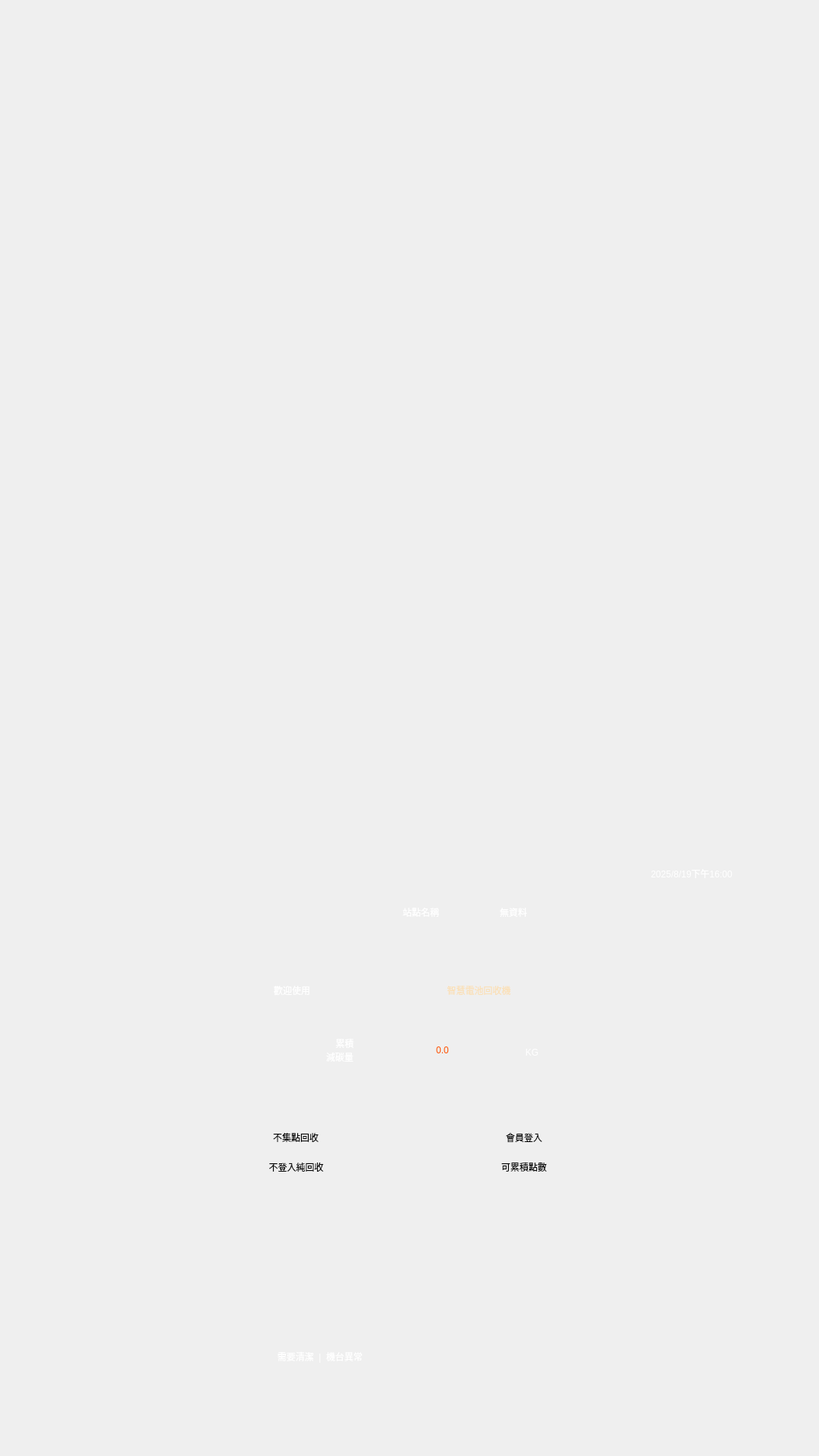
<?xml version="1.0" encoding="UTF-8"?>
<ui version="4.0">
 <class>HomePage</class>
 <widget class="QWidget" name="HomePage">
  <property name="geometry">
   <rect>
    <x>0</x>
    <y>0</y>
    <width>1080</width>
    <height>1920</height>
   </rect>
  </property>
  <property name="windowTitle">
   <string>Form</string>
  </property>
  <widget class="QWidget" name="BottomWidget" native="true">
   <property name="geometry">
    <rect>
     <x>0</x>
     <y>1120</y>
     <width>1080</width>
     <height>800</height>
    </rect>
   </property>
   <property name="minimumSize">
    <size>
     <width>1080</width>
     <height>800</height>
    </size>
   </property>
   <property name="styleSheet">
    <string notr="true">QWidget
{
	image: url(:/IMAGES/UI_IMAGE/首頁/bg.png);
}</string>
   </property>
   <widget class="QLabel" name="label_27">
    <property name="geometry">
     <rect>
      <x>74</x>
      <y>36</y>
      <width>239</width>
      <height>73</height>
     </rect>
    </property>
    <property name="styleSheet">
     <string notr="true">QLabel
{
	image: url(:/IMAGES/UI_IMAGE/首頁/ecoco-logo.png);
	border: none;
	background-color : transparent;
}</string>
    </property>
    <property name="text">
     <string/>
    </property>
   </widget>
   <widget class="QLabel" name="label_28">
    <property name="geometry">
     <rect>
      <x>476</x>
      <y>59</y>
      <width>530</width>
      <height>50</height>
     </rect>
    </property>
    <property name="styleSheet">
     <string notr="true">QLabel
{
	image: url(:/IMAGES/UI_IMAGE/首頁/站點名稱.png);
	border: none;
	background-color : transparent;
}</string>
    </property>
    <property name="text">
     <string/>
    </property>
   </widget>
   <widget class="QLabel" name="time_lb">
    <property name="geometry">
     <rect>
      <x>812</x>
      <y>17</y>
      <width>200</width>
      <height>29</height>
     </rect>
    </property>
    <property name="styleSheet">
     <string notr="true">QLabel
{
	letter-spacing: 0px;
	color: white;
	image: none;
	font: 500 20px &quot;Noto Sans CJK TC&quot;;
	border: none;
	background-color: transparent;
}</string>
    </property>
    <property name="text">
     <string>2025/8/19下午16:00</string>
    </property>
    <property name="alignment">
     <set>Qt::AlignmentFlag::AlignCenter</set>
    </property>
    <property name="margin">
     <number>-1</number>
    </property>
   </widget>
   <widget class="QLabel" name="label_29">
    <property name="geometry">
     <rect>
      <x>531</x>
      <y>65</y>
      <width>96</width>
      <height>35</height>
     </rect>
    </property>
    <property name="styleSheet">
     <string notr="true">QLabel
{
	color: white;
	font: 500 24px &quot;Noto Sans CJK TC&quot;;
	image: none;
	border: none;
	background-color : transparent;
}</string>
    </property>
    <property name="text">
     <string>站點名稱</string>
    </property>
    <property name="alignment">
     <set>Qt::AlignmentFlag::AlignLeading|Qt::AlignmentFlag::AlignLeft|Qt::AlignmentFlag::AlignVCenter</set>
    </property>
   </widget>
   <widget class="QLabel" name="station_lb">
    <property name="geometry">
     <rect>
      <x>659</x>
      <y>65</y>
      <width>312</width>
      <height>35</height>
     </rect>
    </property>
    <property name="styleSheet">
     <string notr="true">QLabel
{
	color: white;
	font: 500 24px &quot;Noto Sans CJK TC&quot;;
	image: none;
	border: none;
	background-color : transparent;
}</string>
    </property>
    <property name="text">
     <string>無資料</string>
    </property>
    <property name="alignment">
     <set>Qt::AlignmentFlag::AlignLeading|Qt::AlignmentFlag::AlignLeft|Qt::AlignmentFlag::AlignVCenter</set>
    </property>
   </widget>
   <widget class="QLabel" name="label_30">
    <property name="geometry">
     <rect>
      <x>366</x>
      <y>241</y>
      <width>46</width>
      <height>48</height>
     </rect>
    </property>
    <property name="styleSheet">
     <string notr="true">QLabel
{
	image: url(:/IMAGES/UI_IMAGE/首頁/減碳量icon.png);
	border: none;
	background-color : transparent;
}</string>
    </property>
    <property name="text">
     <string/>
    </property>
   </widget>
   <widget class="QLabel" name="label_31">
    <property name="geometry">
     <rect>
      <x>299</x>
      <y>156</y>
      <width>172</width>
      <height>60</height>
     </rect>
    </property>
    <property name="styleSheet">
     <string notr="true">QLabel
{
	color: white;
	font:900 41px &quot;Noto Sans CJK TC&quot;;
	image: none;
	border: none;
	background-color : transparent;
}</string>
    </property>
    <property name="text">
     <string>歡迎使用</string>
    </property>
    <property name="alignment">
     <set>Qt::AlignmentFlag::AlignCenter</set>
    </property>
   </widget>
   <widget class="QLabel" name="label_32">
    <property name="geometry">
     <rect>
      <x>482</x>
      <y>156</y>
      <width>299</width>
      <height>60</height>
     </rect>
    </property>
    <property name="styleSheet">
     <string notr="true">QLabel
{
	color: #FAE0B8;
	font: 41px &quot;Noto Sans CJK TC&quot;;
	image: none;
	border: none;
	background-color : transparent;
}</string>
    </property>
    <property name="text">
     <string>智慧電池回收機</string>
    </property>
    <property name="alignment">
     <set>Qt::AlignmentFlag::AlignCenter</set>
    </property>
   </widget>
   <widget class="QLabel" name="label_33">
    <property name="geometry">
     <rect>
      <x>417</x>
      <y>238</y>
      <width>62</width>
      <height>54</height>
     </rect>
    </property>
    <property name="styleSheet">
     <string notr="true">QLabel
{
	color: white;
	font: 20px &quot;Noto Sans CJK TC&quot;;
	image: none;
	border: none;
	background-color : transparent;
}</string>
    </property>
    <property name="text">
     <string>    累積
減碳量</string>
    </property>
    <property name="alignment">
     <set>Qt::AlignmentFlag::AlignCenter</set>
    </property>
   </widget>
   <widget class="QLabel" name="carbon_lb">
    <property name="geometry">
     <rect>
      <x>499</x>
      <y>240</y>
      <width>169</width>
      <height>49</height>
     </rect>
    </property>
    <property name="styleSheet">
     <string notr="true">QLabel
{
	color: #FF5000;
	font: 900 34px &quot;Noto Sans CJK TC&quot;;
	image: none;
	border: none;
	background-color : transparent;
}</string>
    </property>
    <property name="text">
     <string>0.0</string>
    </property>
    <property name="alignment">
     <set>Qt::AlignmentFlag::AlignCenter</set>
    </property>
   </widget>
   <widget class="QLabel" name="label_34">
    <property name="geometry">
     <rect>
      <x>688</x>
      <y>253</y>
      <width>27</width>
      <height>29</height>
     </rect>
    </property>
    <property name="styleSheet">
     <string notr="true">QLabel
{
	color: white;
	font: 20px &quot;Noto Sans CJK TC&quot;;
	image: none;
	border: none;
	background-color : transparent;
}</string>
    </property>
    <property name="text">
     <string>KG</string>
    </property>
    <property name="alignment">
     <set>Qt::AlignmentFlag::AlignCenter</set>
    </property>
   </widget>
   <widget class="QPushButton" name="service_btn">
    <property name="geometry">
     <rect>
      <x>524</x>
      <y>643</y>
      <width>229</width>
      <height>51</height>
     </rect>
    </property>
    <property name="styleSheet">
     <string notr="true">QPushButton
{
	image: url(:/IMAGES/UI_IMAGE/首頁/客服.png);
	border: none;
	background-color: transparent;
}</string>
    </property>
    <property name="text">
     <string/>
    </property>
   </widget>
   <widget class="QLabel" name="label_35">
    <property name="geometry">
     <rect>
      <x>328</x>
      <y>654</y>
      <width>188</width>
      <height>29</height>
     </rect>
    </property>
    <property name="styleSheet">
     <string notr="true">QLabel
{
	color: white;
	font:20px &quot;Noto Sans CJK TC&quot;;
	image: none;
	border: none;
	background-color : transparent;
}</string>
    </property>
    <property name="text">
     <string>需要清潔  |  機台異常</string>
    </property>
    <property name="alignment">
     <set>Qt::AlignmentFlag::AlignCenter</set>
    </property>
   </widget>
   <widget class="QPushButton" name="nmb_btn">
    <property name="geometry">
     <rect>
      <x>263</x>
      <y>325</y>
      <width>254</width>
      <height>278</height>
     </rect>
    </property>
    <property name="styleSheet">
     <string notr="true">QPushButton
{
	image: url(:/IMAGES/UI_IMAGE/首頁/不登入回收.png);
	border: none;
	background-color: transparent;
}</string>
    </property>
    <property name="text">
     <string/>
    </property>
   </widget>
   <widget class="QPushButton" name="mb_btn">
    <property name="geometry">
     <rect>
      <x>564</x>
      <y>325</y>
      <width>254</width>
      <height>278</height>
     </rect>
    </property>
    <property name="styleSheet">
     <string notr="true">QPushButton
{
	image: url(:/IMAGES/UI_IMAGE/首頁/會員登入.png);
	border: none;
	background-color: transparent;
}</string>
    </property>
    <property name="text">
     <string/>
    </property>
   </widget>
   <widget class="QLabel" name="showtxt_1_lb">
    <property name="geometry">
     <rect>
      <x>302</x>
      <y>355</y>
      <width>176</width>
      <height>49</height>
     </rect>
    </property>
    <property name="styleSheet">
     <string notr="true">QLabel
{
	color: black;
	font: 900 34px &quot;Noto Sans CJK TC&quot;;
	image: none;
	border: none;
	background-color : transparent;
}</string>
    </property>
    <property name="text">
     <string>不集點回收</string>
    </property>
    <property name="alignment">
     <set>Qt::AlignmentFlag::AlignCenter</set>
    </property>
   </widget>
   <widget class="QLabel" name="showtxt_2_lb">
    <property name="geometry">
     <rect>
      <x>620</x>
      <y>355</y>
      <width>142</width>
      <height>49</height>
     </rect>
    </property>
    <property name="styleSheet">
     <string notr="true">QLabel
{
	color: black;
	font: 900 34px &quot;Noto Sans CJK TC&quot;;
	image: none;
	border: none;
	background-color : transparent;
}</string>
    </property>
    <property name="text">
     <string>會員登入</string>
    </property>
    <property name="alignment">
     <set>Qt::AlignmentFlag::AlignCenter</set>
    </property>
   </widget>
   <widget class="QLabel" name="showtxt_3_lb">
    <property name="geometry">
     <rect>
      <x>328</x>
      <y>404</y>
      <width>125</width>
      <height>29</height>
     </rect>
    </property>
    <property name="styleSheet">
     <string notr="true">QLabel
{
	color: black;
	font: 20px &quot;Noto Sans CJK TC&quot;;
	image: none;
	border: none;
	background-color : transparent;
}</string>
    </property>
    <property name="text">
     <string>不登入純回收</string>
    </property>
    <property name="alignment">
     <set>Qt::AlignmentFlag::AlignCenter</set>
    </property>
   </widget>
   <widget class="QLabel" name="showtxt_4_lb">
    <property name="geometry">
     <rect>
      <x>639</x>
      <y>404</y>
      <width>104</width>
      <height>29</height>
     </rect>
    </property>
    <property name="styleSheet">
     <string notr="true">QLabel
{
	color: black;
	font: 20px &quot;Noto Sans CJK TC&quot;;
	image: none;
	border: none;
	background-color : transparent;
}</string>
    </property>
    <property name="text">
     <string>可累積點數</string>
    </property>
    <property name="alignment">
     <set>Qt::AlignmentFlag::AlignCenter</set>
    </property>
   </widget>
   <widget class="QPushButton" name="pushButton">
    <property name="geometry">
     <rect>
      <x>70</x>
      <y>30</y>
      <width>141</width>
      <height>51</height>
     </rect>
    </property>
    <property name="styleSheet">
     <string notr="true">QPushButton{
	image:none;
	background-color: transparent;
	border:none;
}</string>
    </property>
    <property name="text">
     <string/>
    </property>
   </widget>
   <widget class="QPushButton" name="go_backstage_login_btn">
    <property name="geometry">
     <rect>
      <x>300</x>
      <y>160</y>
      <width>471</width>
      <height>61</height>
     </rect>
    </property>
    <property name="styleSheet">
     <string notr="true">QPushButton{
	image:none;
	background-color: transparent;
	border:none;
}</string>
    </property>
    <property name="text">
     <string/>
    </property>
   </widget>
  </widget>
  <widget class="QWidget" name="TopWidget" native="true">
   <property name="geometry">
    <rect>
     <x>0</x>
     <y>0</y>
     <width>1080</width>
     <height>1120</height>
    </rect>
   </property>
  </widget>
 </widget>
 <resources/>
 <connections/>
</ui>
